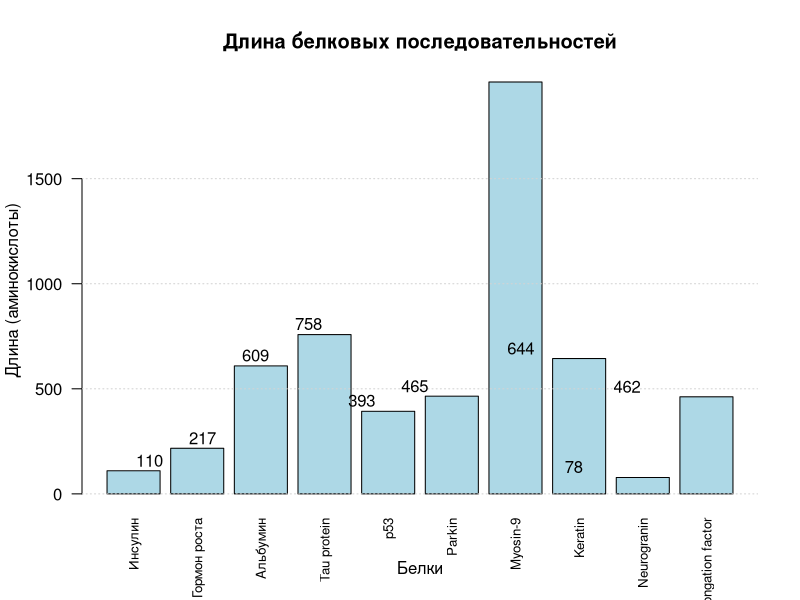

Reproduce this figure in R.
# ПРОСТОЙ РАБОЧИЙ КОД С ГОТОВЫМИ ДАННЫМИ

# Данные о 10 белках разной длины (готовые значения)
protein_names <- c(
  "Инсулин", "Гормон роста", "Альбумин", "Tau protein", "p53",
  "Parkin", "Myosin-9", "Keratin", "Neurogranin", "Elongation factor"
)

protein_lengths <- c(110, 217, 609, 758, 393, 465, 1960, 644, 78, 462)

# Создаем таблицу данных
protein_data <- data.frame(
  Белок = protein_names,
  Длина = protein_lengths
)

# Показываем таблицу
print(protein_data)

# Строим столбчатую диаграмму
barplot(protein_data$Длина,
        names.arg = protein_data$Белок,
        main = "Длина белковых последовательностей",
        xlab = "Белки",
        ylab = "Длина (аминокислоты)",
        col = "lightblue",
        las = 2,  # Вертикальные подписи по оси X
        cex.names = 0.8)  # Размер шрифта подписей

# Добавляем сетку для удобства чтения
grid(nx = NA, ny = NULL)

# Добавляем значения поверх столбцов
text(1:10, protein_data$Длина + 50, labels = protein_data$Длина)
